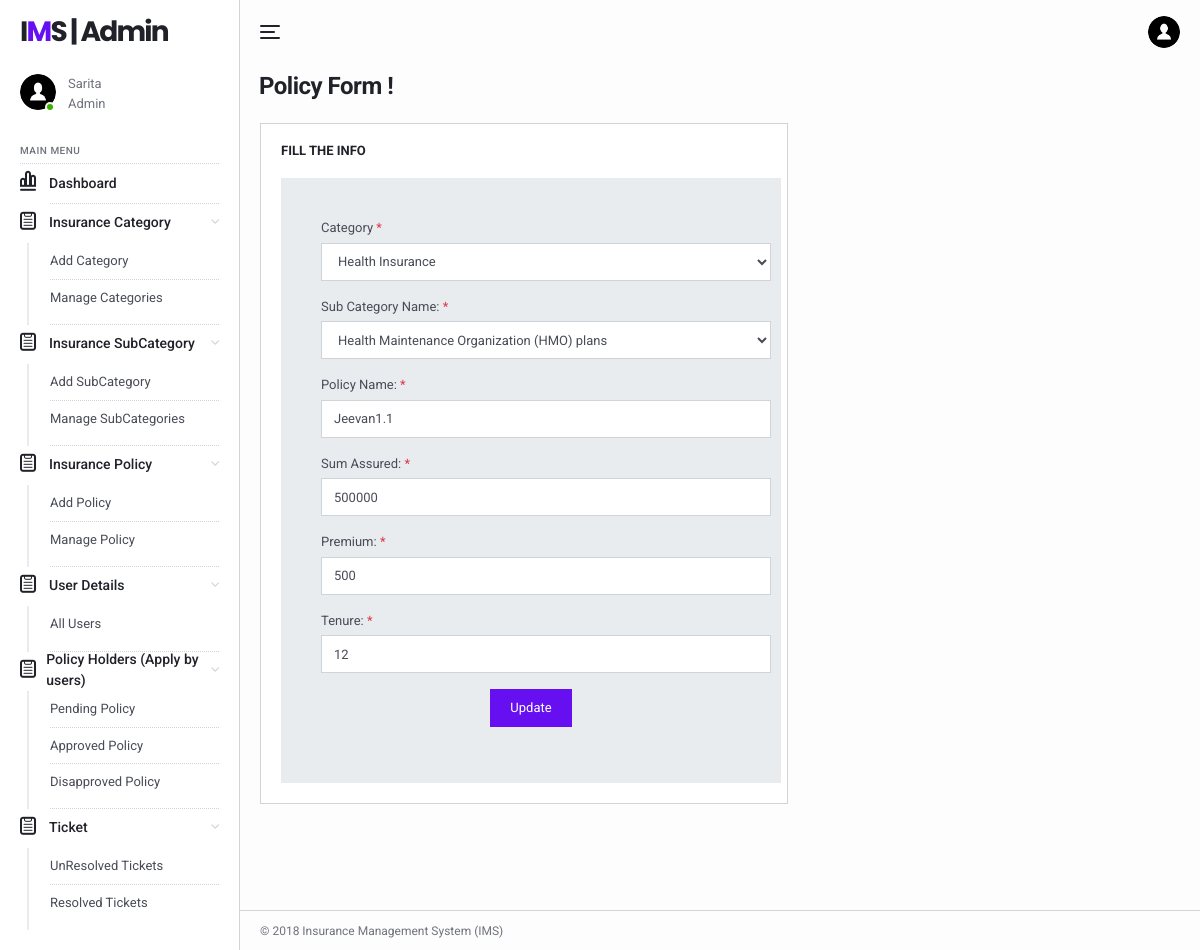
Page /ims/admin/edit-policyform.php?polid=8 (signed in) on the committed database.
### tables this page shows
CREATE TABLE `tblimsadmin` (
  `ID` int(11) NOT NULL,
  `AdminName` varchar(120) DEFAULT NULL,
  `AdminUsername` varchar(45) DEFAULT NULL,
  `Password` varchar(45) DEFAULT NULL,
  `AdminRegdate` timestamp NULL DEFAULT CURRENT_TIMESTAMP
);

CREATE TABLE `tblpolicy` (
  `ID` int(11) NOT NULL,
  `SubcategoryId` varchar(50) NOT NULL,
  `CategoryId` varchar(25) DEFAULT NULL,
  `PolicyName` varchar(45) DEFAULT NULL,
  `Sumassured` int(11) DEFAULT NULL,
  `Premium` varchar(45) DEFAULT NULL,
  `Tenure` int(10) DEFAULT NULL,
  `CreationDate` timestamp NOT NULL DEFAULT CURRENT_TIMESTAMP ON UPDATE CURRENT_TIMESTAMP
);

CREATE TABLE `category` (
  `ID` int(11) NOT NULL,
  `CategoryName` varchar(45) DEFAULT NULL,
  `CreationDate` timestamp NULL DEFAULT CURRENT_TIMESTAMP
);

CREATE TABLE `tblsubcategory` (
  `id` int(11) NOT NULL,
  `CategoryId` char(5) NOT NULL,
  `SubcategoryName` varchar(200) NOT NULL,
  `CreationDate` timestamp NULL DEFAULT CURRENT_TIMESTAMP,
  `UpdationDate` timestamp NULL DEFAULT NULL ON UPDATE CURRENT_TIMESTAMP
);

### ims/admin/edit-policyform.php (the view, shortened to what this page needs)
<?php
include('includes/dbconnection.php');
if (strlen($_SESSION['aid']==0)) {
  header('location:logout.php');
  } else{
  ?>
<!DOCTYPE html>
<html lang="en">
  <head>
    <link href="../lib/fontawesome-free/css/all.min.css" rel="stylesheet">
    <link href="../lib/ionicons/css/ionicons.min.css" rel="stylesheet">
    <link href="../lib/typicons.font/typicons.css" rel="stylesheet">
    <link href="../lib/morris.js/morris.css" rel="stylesheet">
    <link href="../lib/flag-icon-css/css/flag-icon.min.css" rel="stylesheet">
    <link href="../lib/jqvmap/jqvmap.min.css" rel="stylesheet">
    <link rel="stylesheet" href="../css/azia.css">
  </head>
  <body class="az-body az-body-sidebar">
<?php include_once('includes/sidebar.php');?>
    <div class="az-content az-content-dashboard-two">
<?php include_once('includes/header.php');?>
      <div class="az-content-header d-block d-md-flex">
        <div>
          <h2 class="az-content-title mg-b-5 mg-b-lg-8">Policy Form !</h2>
        </div>
      </div>
      <div class="az-content-body">
        <div class="row row-sm mg-b-20 mg-lg-b-0">
          <div class="col-md-12 col-xl-7">
            <div class="card card-table-two">
              <h6 class="card-title"> Fill the Info</h6>
            <form method="post">
  <?php
  $sid=$_GET['polid'];
$ret=mysqli_query($con,"select category.CategoryName as catname,category.ID as catid,tblsubcategory.SubcategoryName as subcat,tblsubcategory.id as scatid, tblpolicy.PolicyName,tblpolicy.CreationDate as cdate,tblpolicy.ID,tblpolicy.Sumassured,tblpolicy.Premium,tblpolicy.Tenure  from tblpolicy inner join category on category.ID=tblpolicy.CategoryId inner join tblsubcategory on  tblsubcategory.id=tblpolicy.SubcategoryId where tblpolicy.id='$sid'" );
while ($row=mysqli_fetch_array($ret)) {
  ?> </p>
         <div class="d-flex flex-column wd-md-500 pd-30 pd-sm-40 bg-gray-200">
               <div class="form-group">
                  <label class="form-label">Category <span class="tx-danger">*</span></label>
                  <select name="category" id="category" required="true" class="form-control wd-450" onChange="getSubCat(this.value)" >
                    <option value="<?php echo $row['catid'];?>"><?php echo $row['catname'];?></option>
                                </select>
                </div>
               <div class="form-group">
                  <label class="form-label">Sub Category Name: <span class="tx-danger">*</span></label>
                  <select name="subcategory"  id="subcategory" class="form-control wd-450" required="true">
                    <option value="<?php echo $row['scatid'];?>"><?php echo $row['subcat'];?></option>
                  </select>
                  </div>
<div class="form-group">
                  <label class="form-label">Policy Name: <span class="tx-danger">*</span></label>
                  <input type="text" name="policyname" class="form-control wd-450" required="true" value="<?php echo $row['PolicyName'];?>">
                </div>
<div class="form-group">
                  <label class="form-label">Sum Assured: <span class="tx-danger">*</span></label>
                  <input type="text" name="sumassured" class="form-control wd-450" required="true" value="<?php echo $row['Sumassured'];?>">
                </div>
                <div class="form-group">
                  <label class="form-label">Premium: <span class="tx-danger">*</span></label>
                  <input type="text" name="premium" class="form-control wd-450" required="true" value="<?php echo $row['Premium'];?>">
                </div>
<div class="form-group">
                  <label class="form-label">Tenure: <span class="tx-danger">*</span></label>
                  <input type="text" name="tenure" class="form-control wd-450" required="true" value="<?php echo $row['Tenure'];?>">
                </div>
                <?php } ?>
            <div class="form-group" align="center">
              <button type="submit" name="submit" class="btn btn-az-primary pd-x-20">Update</button>
            </div>
            </div></div>
              </div>
            </div>
          </div>
    <?php include_once('includes/footer.php');?>
    </div>
  </body>
</html>
<?php  } ?>

### ims/admin/includes/sidebar.php
  <div class="az-sidebar">
      <div class="az-sidebar-header">
        <a href="#" class="az-logo">I<span>M</span>S | Admin</a>
      </div>
      <div class="az-sidebar-loggedin">
        <div class="az-img-user online"><img src="../img/user.png" alt=""></div>
        <div class="media-body">
                      <?php
$adminid=$_SESSION['aid'];
$ret=mysqli_query($con,"select AdminName from tblimsadmin where ID='$adminid'");
$row=mysqli_fetch_array($ret);
$name=$row['AdminName'];
?>
                  <span><?php echo $name; ?></span>
          <span>Admin</span>
        </div>
      </div>
      <div class="az-sidebar-body">
        <ul class="nav">
          <li class="nav-label">Main Menu</li>
            <li class="nav-item show">
            <a href="dashboard.php" class="nav-link"><i class="typcn typcn-chart-bar-outline"></i>Dashboard</a>
          </li>
          <li class="nav-item show">
            <a href="#" class="nav-link with-sub"><i class="typcn typcn-clipboard"></i>Insurance Category</a>
            <nav class="nav-sub">
              <a href="add-category.php" class="nav-sub-link">Add Category</a>
              <a href="manage-categories.php" class="nav-sub-link">Manage Categories</a>
            </nav>
          </li>
<li class="nav-item show">
            <a href="#" class="nav-link with-sub"><i class="typcn typcn-clipboard"></i>Insurance SubCategory</a>
            <nav class="nav-sub">
              <a href="add-subcategory.php" class="nav-sub-link">Add SubCategory</a>
              <a href="manage-subcategories.php" class="nav-sub-link">Manage SubCategories</a>
            </nav>
<li class="nav-item show">
            <a href="#" class="nav-link with-sub"><i class="typcn typcn-clipboard"></i>Insurance Policy</a>
            <nav class="nav-sub">
              <a href="policyform.php" class="nav-sub-link">Add Policy</a>
              <a href="manage-policyform.php" class="nav-sub-link">Manage Policy</a>
            </nav>
          </li>
          <li class="nav-item show">
            <a href="" class="nav-link with-sub"><i class="typcn typcn-clipboard"></i>User Details</a>
            <nav class="nav-sub">
              <a href="user-detail.php" class="nav-sub-link">All Users</a>
            </nav>
          </li>
<li class="nav-item show">
            <a href="#" class="nav-link with-sub"><i class="typcn typcn-clipboard"></i>Policy Holders (Apply by users)</a>
            <nav class="nav-sub">
              <a href="pending-policy.php" class="nav-sub-link">Pending Policy</a>
            <a href="approve-policy.php" class="nav-sub-link">Approved Policy</a>
            <a href="disapprove-policy.php" class="nav-sub-link">Disapproved Policy</a>
            </nav>
          </li>
          <li class="nav-item show">
            <a href="" class="nav-link with-sub"><i class="typcn typcn-clipboard"></i>Ticket</a>
            <nav class="nav-sub">
              <a href="unresolved-tickets.php" class="nav-sub-link">UnResolved Tickets</a>
              <a href="resolved-tickets.php" class="nav-sub-link">Resolved Tickets</a>
            </nav>
          </li>
        </ul>
      </div>
    </div>

### rows in the picture
tblimsadmin: AdminName "Sarita"
tblpolicy: category "Health Insurance", subcategory "Health Maintenance Organization (HMO) plans", policyname "Jeevan1.1", sumassured "500000", premium "500", tenure "12"
